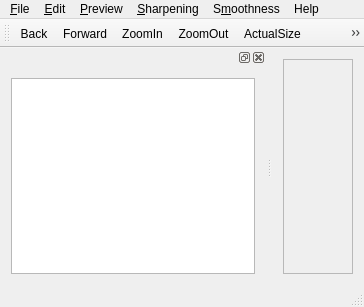
<?xml version="1.0" encoding="UTF-8"?>
<ui version="4.0">
 <class>MainWindow</class>
 <widget class="QMainWindow" name="MainWindow">
  <property name="geometry">
   <rect>
    <x>0</x>
    <y>0</y>
    <width>364</width>
    <height>307</height>
   </rect>
  </property>
  <property name="windowTitle">
   <string>MainWindow</string>
  </property>
  <widget class="QWidget" name="centralWidget">
   <layout class="QVBoxLayout" name="verticalLayout_2">
    <item>
     <widget class="QScrollArea" name="scrollArea">
      <property name="widgetResizable">
       <bool>true</bool>
      </property>
      <widget class="QWidget" name="scrollAreaWidgetContents">
       <property name="geometry">
        <rect>
         <x>0</x>
         <y>0</y>
         <width>69</width>
         <height>208</height>
        </rect>
       </property>
       <property name="autoFillBackground">
        <bool>true</bool>
       </property>
       <layout class="QHBoxLayout" name="horizontalLayout">
        <item>
         <widget class="QLabel" name="label">
          <property name="sizePolicy">
           <sizepolicy hsizetype="Preferred" vsizetype="Preferred">
            <horstretch>0</horstretch>
            <verstretch>0</verstretch>
           </sizepolicy>
          </property>
          <property name="text">
           <string/>
          </property>
          <property name="scaledContents">
           <bool>true</bool>
          </property>
         </widget>
        </item>
       </layout>
      </widget>
     </widget>
    </item>
   </layout>
  </widget>
  <widget class="QMenuBar" name="menuBar">
   <property name="geometry">
    <rect>
     <x>0</x>
     <y>0</y>
     <width>364</width>
     <height>23</height>
    </rect>
   </property>
   <widget class="QMenu" name="menu_File">
    <property name="title">
     <string>&amp;File</string>
    </property>
    <addaction name="actionSave"/>
   </widget>
   <widget class="QMenu" name="menu_Edit">
    <property name="title">
     <string>&amp;Edit</string>
    </property>
    <addaction name="actionRename"/>
    <addaction name="actionMark"/>
   </widget>
   <widget class="QMenu" name="menu_Preview">
    <property name="title">
     <string>&amp;Preview</string>
    </property>
    <addaction name="actionBack"/>
    <addaction name="actionForward"/>
    <addaction name="actionZoomIn"/>
    <addaction name="actionZoomOut"/>
    <addaction name="actionActualSize"/>
    <addaction name="actionFitSize"/>
   </widget>
   <widget class="QMenu" name="menu_Sharpening">
    <property name="title">
     <string>&amp;Sharpening</string>
    </property>
   </widget>
   <widget class="QMenu" name="menu_Smoothness">
    <property name="title">
     <string>S&amp;moothness</string>
    </property>
    <addaction name="actionGauss"/>
   </widget>
   <widget class="QMenu" name="menuHelp">
    <property name="title">
     <string>Help</string>
    </property>
    <addaction name="actionAbout"/>
   </widget>
   <addaction name="menu_File"/>
   <addaction name="menu_Edit"/>
   <addaction name="menu_Preview"/>
   <addaction name="menu_Sharpening"/>
   <addaction name="menu_Smoothness"/>
   <addaction name="menuHelp"/>
  </widget>
  <widget class="QToolBar" name="mainToolBar">
   <property name="focusPolicy">
    <enum>Qt::NoFocus</enum>
   </property>
   <attribute name="toolBarArea">
    <enum>TopToolBarArea</enum>
   </attribute>
   <attribute name="toolBarBreak">
    <bool>false</bool>
   </attribute>
   <addaction name="actionBack"/>
   <addaction name="actionForward"/>
   <addaction name="actionZoomIn"/>
   <addaction name="actionZoomOut"/>
   <addaction name="actionActualSize"/>
   <addaction name="actionFitSize"/>
   <addaction name="actionAbout"/>
  </widget>
  <widget class="QStatusBar" name="statusBar"/>
  <widget class="QDockWidget" name="dockWidget">
   <attribute name="dockWidgetArea">
    <number>1</number>
   </attribute>
   <widget class="QWidget" name="dockWidgetContents">
    <layout class="QVBoxLayout" name="verticalLayout">
     <item>
      <widget class="QTreeView" name="treeView"/>
     </item>
    </layout>
   </widget>
  </widget>
  <action name="actionBack">
   <property name="checkable">
    <bool>false</bool>
   </property>
   <property name="icon">
    <iconset resource="src.qrc">
     <normaloff>:/images/previous.png</normaloff>:/images/previous.png</iconset>
   </property>
   <property name="text">
    <string>Back</string>
   </property>
   <property name="shortcut">
    <string>Up</string>
   </property>
  </action>
  <action name="actionForward">
   <property name="icon">
    <iconset resource="src.qrc">
     <normaloff>:/images/next.png</normaloff>:/images/next.png</iconset>
   </property>
   <property name="text">
    <string>Forward</string>
   </property>
   <property name="shortcut">
    <string>Down</string>
   </property>
  </action>
  <action name="actionZoomIn">
   <property name="icon">
    <iconset resource="src.qrc">
     <normaloff>:/images/zoomin.png</normaloff>:/images/zoomin.png</iconset>
   </property>
   <property name="text">
    <string>ZoomIn</string>
   </property>
   <property name="shortcut">
    <string>+</string>
   </property>
  </action>
  <action name="actionZoomOut">
   <property name="icon">
    <iconset resource="src.qrc">
     <normaloff>:/images/zoomout.png</normaloff>:/images/zoomout.png</iconset>
   </property>
   <property name="text">
    <string>ZoomOut</string>
   </property>
   <property name="shortcut">
    <string>-</string>
   </property>
  </action>
  <action name="actionActualSize">
   <property name="icon">
    <iconset resource="src.qrc">
     <normaloff>:/images/actualsize.png</normaloff>:/images/actualsize.png</iconset>
   </property>
   <property name="text">
    <string>ActualSize</string>
   </property>
   <property name="toolTip">
    <string>ActualSize</string>
   </property>
  </action>
  <action name="actionAbout">
   <property name="icon">
    <iconset resource="src.qrc">
     <normaloff>:/images/about.png</normaloff>:/images/about.png</iconset>
   </property>
   <property name="text">
    <string>About</string>
   </property>
   <property name="shortcut">
    <string>Ctrl+A</string>
   </property>
  </action>
  <action name="actionFitSize">
   <property name="icon">
    <iconset resource="src.qrc">
     <normaloff>:/images/fitsize.png</normaloff>:/images/fitsize.png</iconset>
   </property>
   <property name="text">
    <string>FitSize</string>
   </property>
  </action>
  <action name="actionRename">
   <property name="icon">
    <iconset resource="src.qrc">
     <normaloff>:/images/rename.jpg</normaloff>:/images/rename.jpg</iconset>
   </property>
   <property name="text">
    <string>Rename</string>
   </property>
  </action>
  <action name="actionMark">
   <property name="icon">
    <iconset resource="src.qrc">
     <normaloff>:/images/mark.png</normaloff>:/images/mark.png</iconset>
   </property>
   <property name="text">
    <string>Mark</string>
   </property>
  </action>
  <action name="actionSave">
   <property name="icon">
    <iconset resource="src.qrc">
     <normaloff>:/images/save.png</normaloff>:/images/save.png</iconset>
   </property>
   <property name="text">
    <string>Save</string>
   </property>
  </action>
  <action name="actionGauss">
   <property name="text">
    <string>Gauss</string>
   </property>
  </action>
 </widget>
 <layoutdefault spacing="6" margin="11"/>
 <resources>
  <include location="src.qrc"/>
 </resources>
 <connections/>
</ui>
